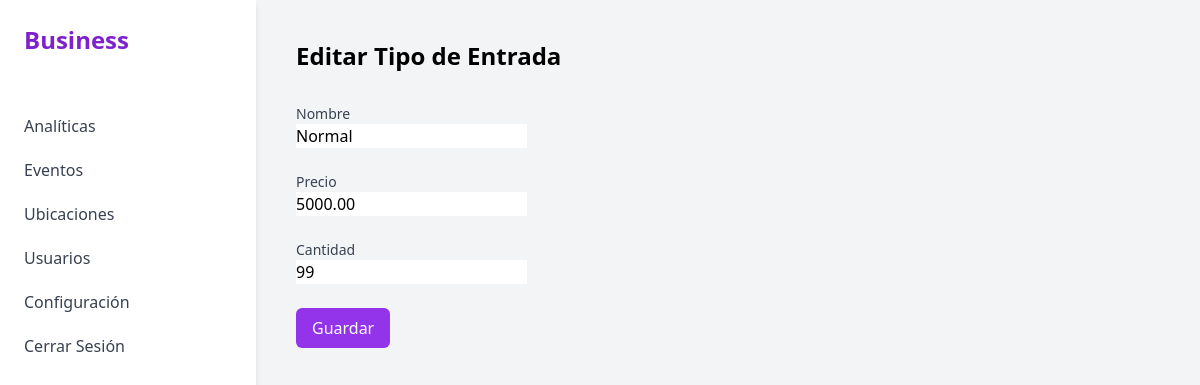
The app's page /events/ticket-types/1/update/ (signed in) with its own data.
### events/models.py (models this page shows, shortened)
class TicketType(models.Model):
    name = models.CharField(max_length=100)
    price = models.DecimalField(max_digits=10, decimal_places=2)
    quantity = models.PositiveIntegerField()
    event = models.ForeignKey(Event, on_delete=models.CASCADE)
    event: "Event"

### events/views.py (the view, shortened to what this page needs)
# urls.py: path('ticket-types/<int:pk>/update/', TicketTypeUpdateView.as_view(), name='ticket-type-update'),
class TicketTypeUpdateView(LoginRequiredMixin, OrganizerRequiredMixin, UpdateView):
    model = TicketType
    form_class = TicketTypeForm
    template_name = 'events/ticket_type_form.html'

### events/forms.py
class TicketTypeForm(forms.ModelForm):
    class Meta:
        model = TicketType
        fields = ['name', 'price', 'quantity']
        labels = {
            'name': 'Nombre',
            'price': 'Precio',
            'quantity': 'Cantidad',
        }

### core/templatetags/form_filters.py (called while the page is built)
@register.filter(name='add_attr')
def add_attr(field, css):
    attrs = {}
    classes = []
    definition = css.split(',')
    for d in definition:
        if ':' not in d:
            classes.append(d.strip())
        else:
            key, val = d.split(':', 1)
            attrs[key.strip()] = val.strip()
    if classes:
        attrs['class'] = ' '.join(classes)
    return field.as_widget(attrs=attrs)

### events/views.py (called while the page is built)
    def test_func(self):
        return self.request.user.userprofile.role == 'organizer'

### templates/events/ticket_type_form.html (shortened to what this page needs)
{% extends 'base.html' %}
{% load form_filters %}
{% block content %}
<h1 class="text-2xl font-bold">{% if form.instance.pk %}Editar Tipo de Entrada{% else %}Crear Tipo de Entrada{% endif %}</h1>
<form method="post" class="mt-8 space-y-6">
    {% for field in form %}
        <div class="form-group">
            <label for="{{ field.id_for_label }}" class="block text-sm font-medium text-gray-700">{{ field.label }}</label>
            {{ field|add_attr:"mt-1 block w-full rounded-md border-gray-300 shadow-sm focus:border-purple-500 focus:ring-purple-500 sm:text-sm" }}
        </div>
    {% endfor %}
    <div>
        <button type="submit" class="px-4 py-2 font-medium text-white bg-purple-600 rounded-md hover:bg-purple-700">Guardar</button>
    </div>
</form>
{% endblock %}

### records on screen
TicketType: form "Normal" "5000.00" "99"

### other values on screen
{{ field.label }} "Nombre" "Precio" "Cantidad"
